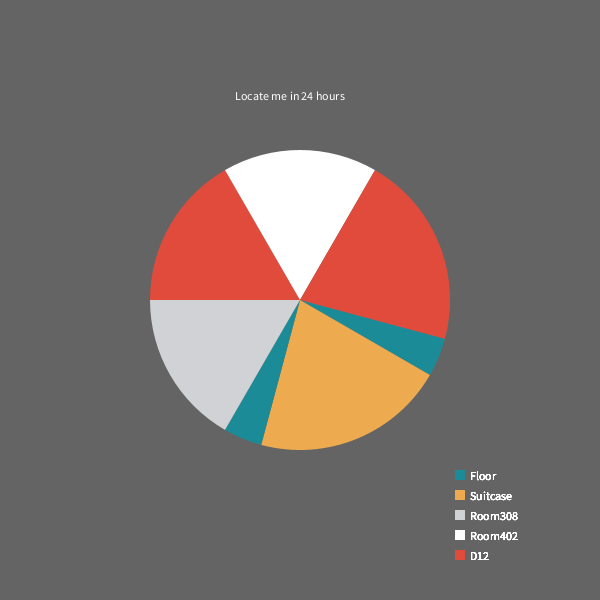
Frame 1 (no input)
Frame 2 (the mouse pressed at the canvas centre, redrawn once): identical to frame 1, image omitted

The Processing sketch that drew this single still picture (run headless with seeded random() and noise(); the mouse was pressed at the canvas centre and the sketch redrawn once):

// Processing sketch: processing_157039
// ── processing_157039.pde

int floor = 30;
int d12 = 60;
int[] angles = {  floor, 75, floor-15, 60, d12, 60, d12+15};
color[] c = {  #1C8B98, #EDAA4E, #1C8B98, #D1D2D5, #E14B3B, #FFFFFF, #E14B3B};

int labelWidth;
int rectWidth;

void setup() {
  size(600, 600);
  noStroke();
  noLoop();
  
  labelWidth = width/2+170;
  rectWidth = labelWidth - 10;
}

void draw() {
  background(100);
  pieChart(300, angles);
}

void pieChart(float diameter, int[] data) {

  text("Locate me in 24 hours", width/2-65, 100);
  float lastAngle = 0;
  for (int i = 0; i < data.length; i++) {
    float Color = map(i, 0, data.length, 0, 255);

    fill (c[i]);
    arc(width/2, height/2, diameter, diameter, lastAngle, lastAngle+radians(angles[i]));
    lastAngle += radians(angles[i]);
   
   rectMode(CENTER);
//   for (int j = height-105; j <height - 45; j++){
   fill(#1C8B98);
   rect(rectWidth,height-125,10,10);    
   fill(#EDAA4E);
   rect(rectWidth,height-105,10,10); 
   fill(#D1D2D5);
   rect(rectWidth,height-85,10,10);  
   fill(#FFFFFF);
   rect(rectWidth,height-65,10,10);   
   fill(#E14B3B);
   rect(rectWidth,height-45,10,10);

   
   fill(255); 
   text("Floor",labelWidth,height-120);
   text("Suitcase",labelWidth,height-100);
   text("Room308", labelWidth, height-80);
   text("Room402", labelWidth, height-60);
   text("D12", labelWidth, height-40);
  }
}
